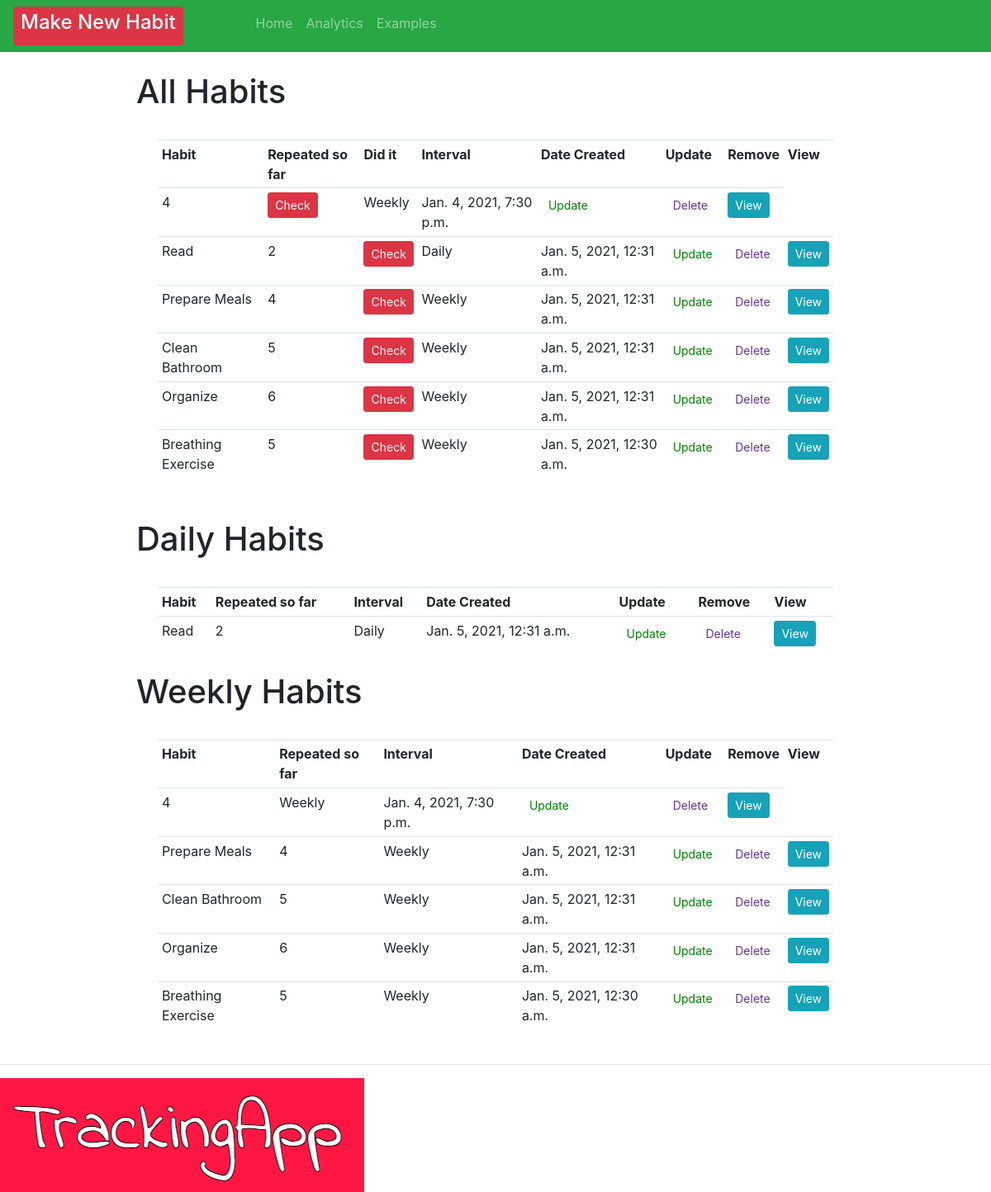
The app's page /, older data.
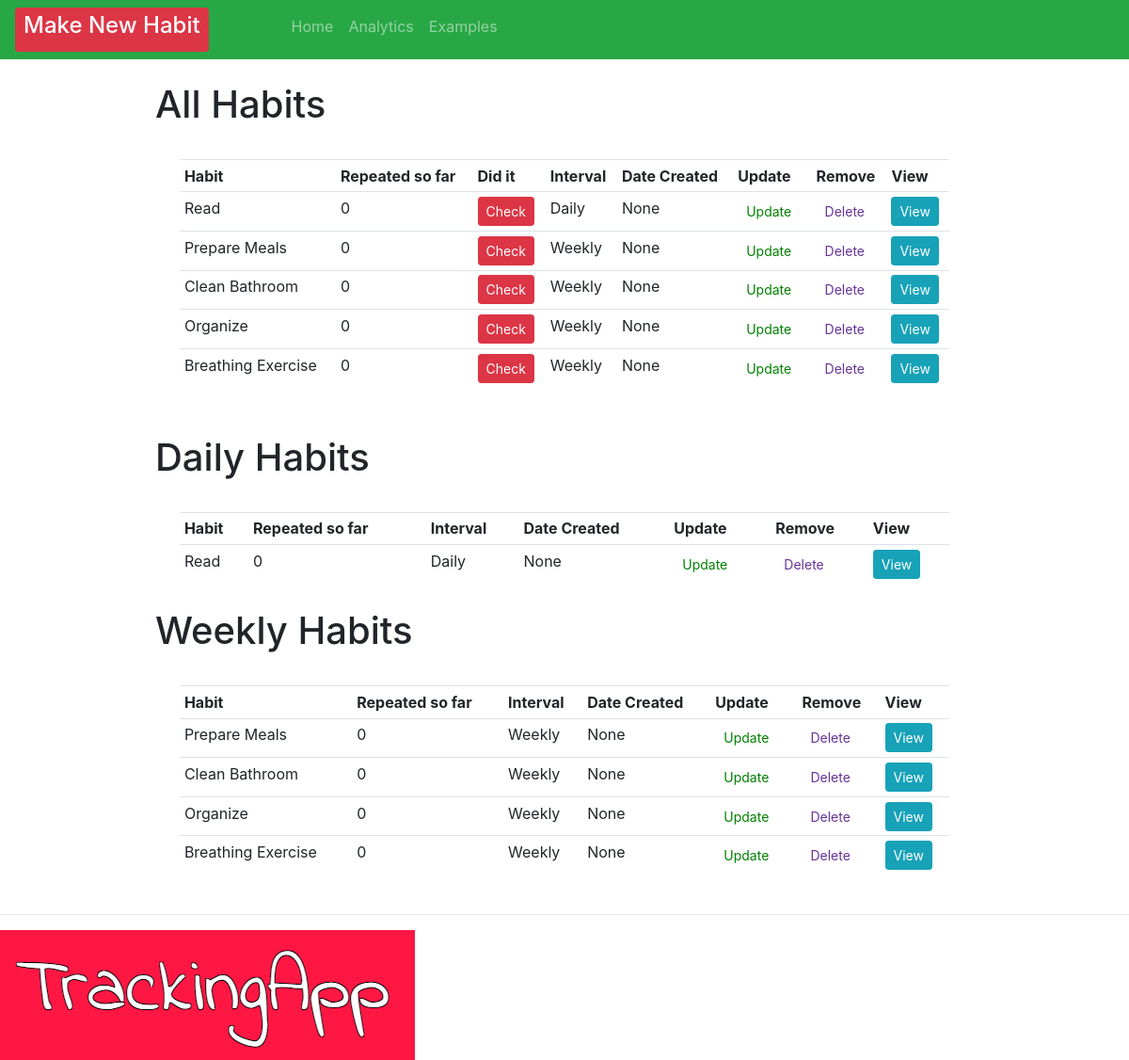
The same page, newer data.
### crm/models.py (models this page shows, shortened)
class Order(models.Model):
    INTERVAL = (
            ('Daily', 'Daily'),
            ('Weekly', 'Weekly' ),
                      )
    habit = models.CharField(max_length=200, null=True, blank=True)
    interval = models.CharField(max_length=400, null=True, choices=INTERVAL)
    checked = models.IntegerField(blank=True, default=0, null=True)
    created = models.DateTimeField(auto_now=True, auto_now_add=False, editable=False, null=True, blank=True)
    checkedList = models.ManyToManyField(Repeats)
    timeStamp = models.DateField(auto_now_add=True,  auto_now=False, blank=True)
    date_created = models.DateTimeField(auto_now_add=True, null=True, editable=False, blank=True)

### crm/views.py (the view)
# urls.py: path('', views.home, name="home" ),
def home(request):
    orders = Order.objects.all()
    total_orders = orders.count()
    dailyFilter = Order.objects.filter(interval="Daily")
    weeklyFilter = Order.objects.filter(interval="Weekly")
    context = {'orders': orders, 'total_orders': total_orders, 'dailyFilter': dailyFilter, 'weeklyFilter':weeklyFilter}
    return render(request, 'habit/dashboard.html', context)

### crm/templates/habit/dashboard.html (shortened to what this page needs)
{% extends 'habit/main.html' %}
{% block content %}
<br>
<div class="row" style="padding-left: 15%; padding-right: 15%;">
    <table style="margin: 3%" class="table table-sm">
        <h1> All Habits </h1>
        <tr>
            <th>Habit</th>
            <th>Repeated so far</th>
            <th>Did it</th>
            <th>Interval</th>
            <th>Date Created</th>
            <th>Update</th>
            <th>Remove</th>
            <th>View</th>
        </tr>
        {% for order in orders %}
        <tr>
            {% if order.habit != null and order.habit != null  %} <td>
                {{ order.habit }}
            </td> {% endif %}
            <td>
                {{order.checked}}
            </td>
            <td>
                <form action="{% url 'check_habit' order.id %}" method="POST">
                    <button type="submit" , name="post_id" , value="{{order.id}}" ,
                        class="btn btn-sm btn-danger">Check</button>
                </form>
            </td>
            <td>{{order.interval}}</td>
            <td>{{order.date_created}}</td>
            <td><a class="btn btn-sm" style="color: green;" href="{% url 'update_habit' order.id %}">Update</a></td>
            <td><a class="btn btn-sm" style="color: rebeccapurple;" href="{% url 'delete' order.id %}">Delete</a></td>
            <td><a class="btn btn-sm btn-info" href="{% url 'habit' order.id %}">View</a></td>
        </tr>
        {% endfor %}
    </table>
</div>
<br>
<div class="row" style="padding-left: 15%; padding-right: 15%;">
    <table style="margin: 3%" class="table table-sm">
        <h1> Daily Habits </h1>
        <tr>
            <th>Habit</th>
            <th>Repeated so far</th>
            <th>Interval</th>
            <th>Date Created</th>
            <th>Update</th>
            <th>Remove</th>
            <th>View</th>
        </tr>
        {% for day in dailyFilter %}
        {% if day.habit != null and day.habit != null  %} <td>
            {{ day.habit }}
        </td> {% endif %}
        <td>
            {{day.checked}}
        </td>
        <td>{{day.interval}}</td>
        <td>{{day.created}}</td>
        <td><a class="btn btn-sm" style="color: green;" href="{% url 'update_habit' day.id %}">Update</a></td>
        <td><a class="btn btn-sm" style="color: rebeccapurple;" href="{% url 'delete' day.id %}">Delete</a></td>
        <td><a class="btn btn-sm btn-info" href="{% url 'habit' day.id %}">View</a></td>
        {% endfor %}
    </table>
</div>
<div class="row" style="padding-left: 15%; padding-right: 15%;">
    <table style="margin: 3%" class="table table-sm">
        <tr>
            <th>Habit</th>
            <th>Repeated so far</th>
            <th>Interval</th>
            <th>Date Created</th>
            <th>Update</th>
            <th>Remove</th>
            <th>View</th>
        </tr>
        <h1> Weekly Habits </h1>
        {% for week in weeklyFilter %}
        <tr>
            {% if week.habit != null and week.habit != null  %} <td>
                {{ week.habit }}
            </td> {% endif %}
            <td>
                {{week.checked}}
            </td>
                      <td>{{week.interval}}</td>
            <td>{{week.created}}</td>
            <td><a class="btn btn-sm" style="color: green;" href="{% url 'update_habit' week.id %}">Update</a>
            </td>
            <td><a class="btn btn-sm" style="color: rebeccapurple;" href="{% url 'delete' week.id %}">Delete</a>
            </td>
            <td><a class="btn btn-sm btn-info" href="{% url 'habit' week.id %}">View</a></td>
        </tr>
        {% endfor %}
    </table>
</div>
{% endblock %}

Row changes from the older to the newer data that the page shows:
removed Order: checked "4", {{ order.id }} 3 (drawn), interval "Weekly", date_created "Jan. 4, 2021, 7:30 p.m.", created "Jan. 4, 2021, 7:30 p.m."
changed Order "Read": checked "2" → "0"; date_created "Jan. 5, 2021, 12:31 a.m." → "None"; created "Jan. 5, 2021, 12:31 a.m." → "None"
changed Order "Prepare Meals": checked "4" → "0"; date_created "Jan. 5, 2021, 12:31 a.m." → "None"; created "Jan. 5, 2021, 12:31 a.m." → "None"
changed Order "Clean Bathroom": checked "5" → "0"; date_created "Jan. 5, 2021, 12:31 a.m." → "None"; created "Jan. 5, 2021, 12:31 a.m." → "None"
changed Order "Organize": checked "6" → "0"; date_created "Jan. 5, 2021, 12:31 a.m." → "None"; created "Jan. 5, 2021, 12:31 a.m." → "None"
changed Order "Breathing Exercise": checked "5" → "0"; date_created "Jan. 5, 2021, 12:30 a.m." → "None"; created "Jan. 5, 2021, 12:30 a.m." → "None"
